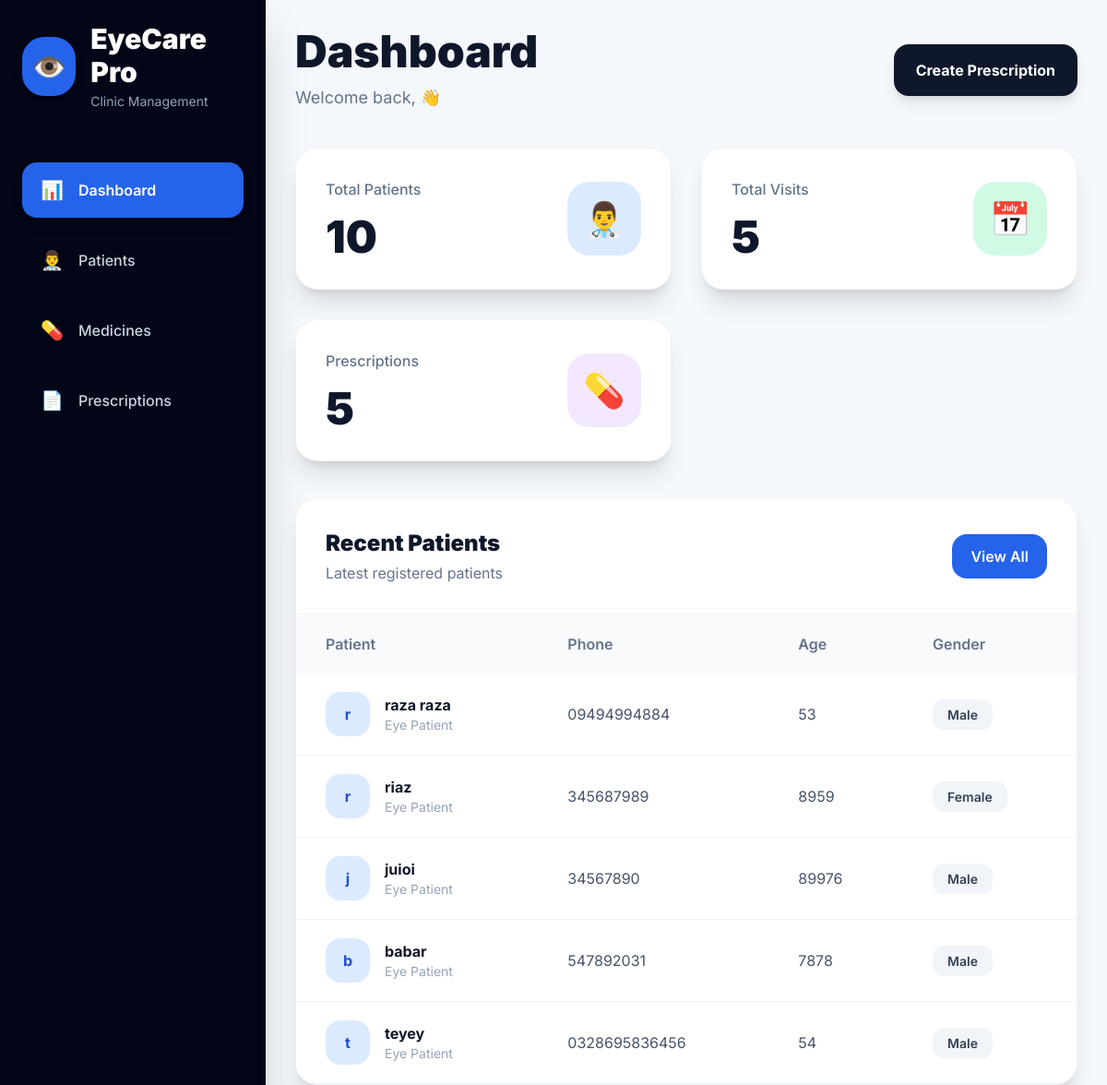
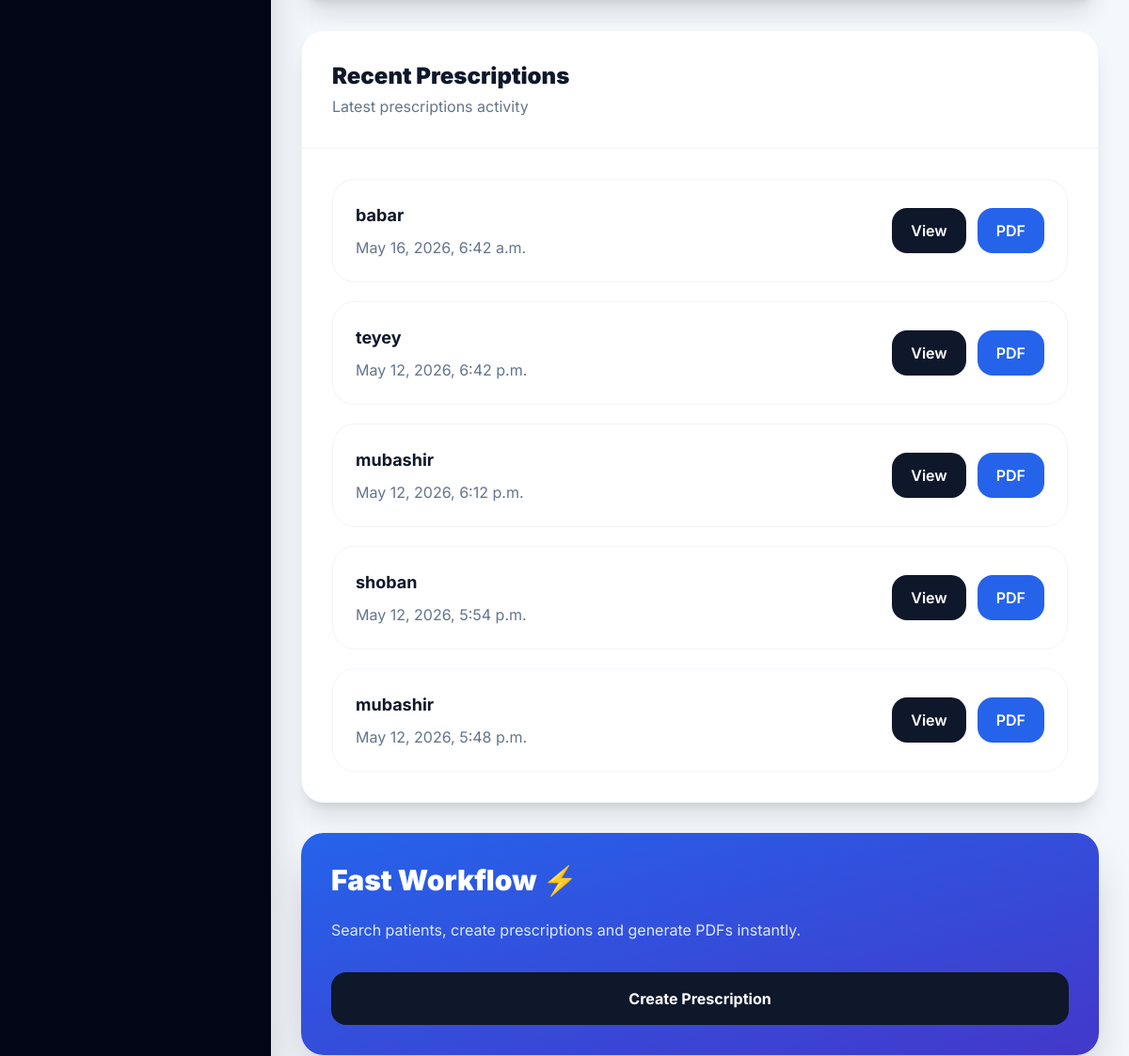
The app's page /user/dashboard/ (upper part), older data (2 pictures, top to bottom).
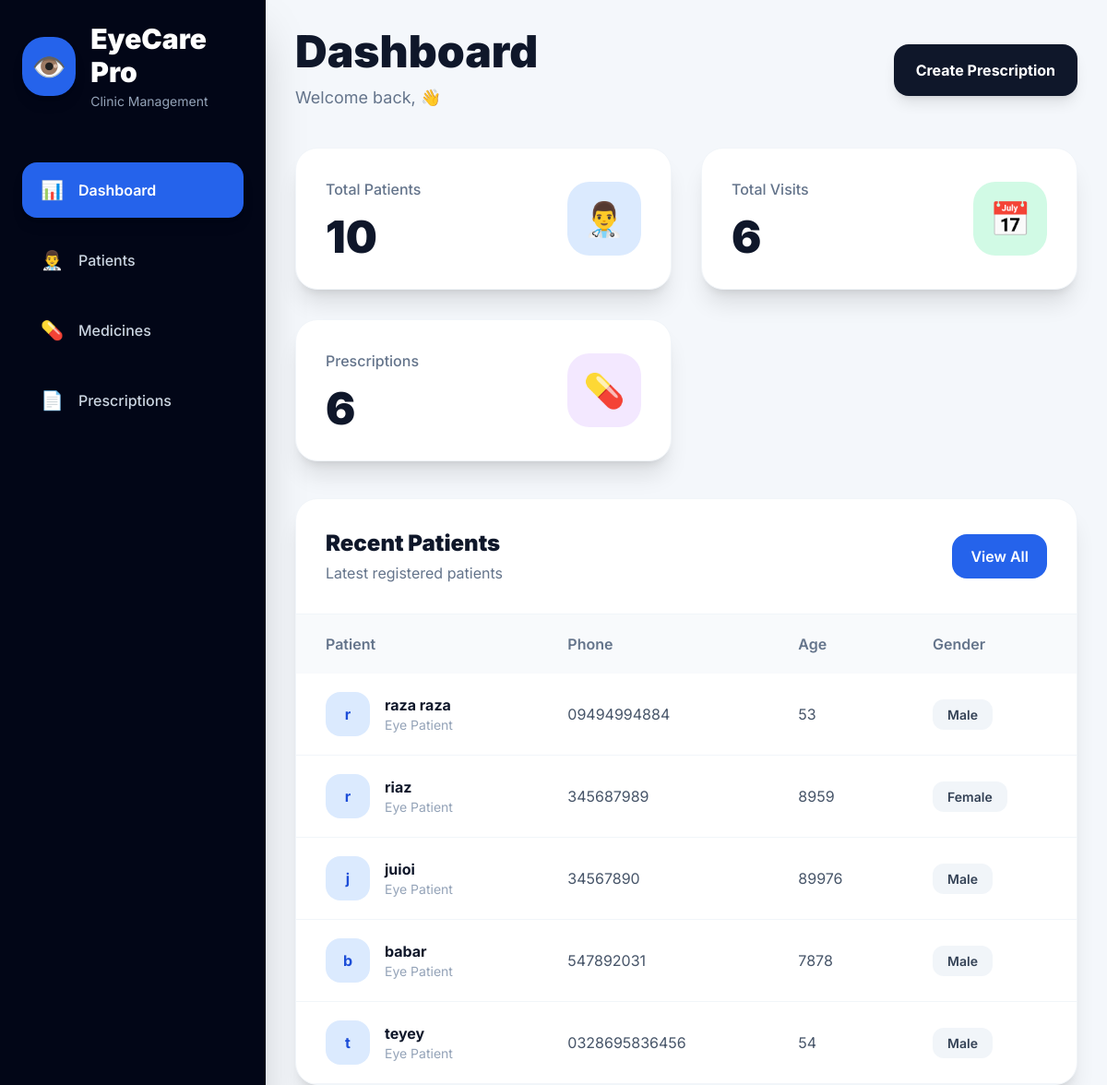
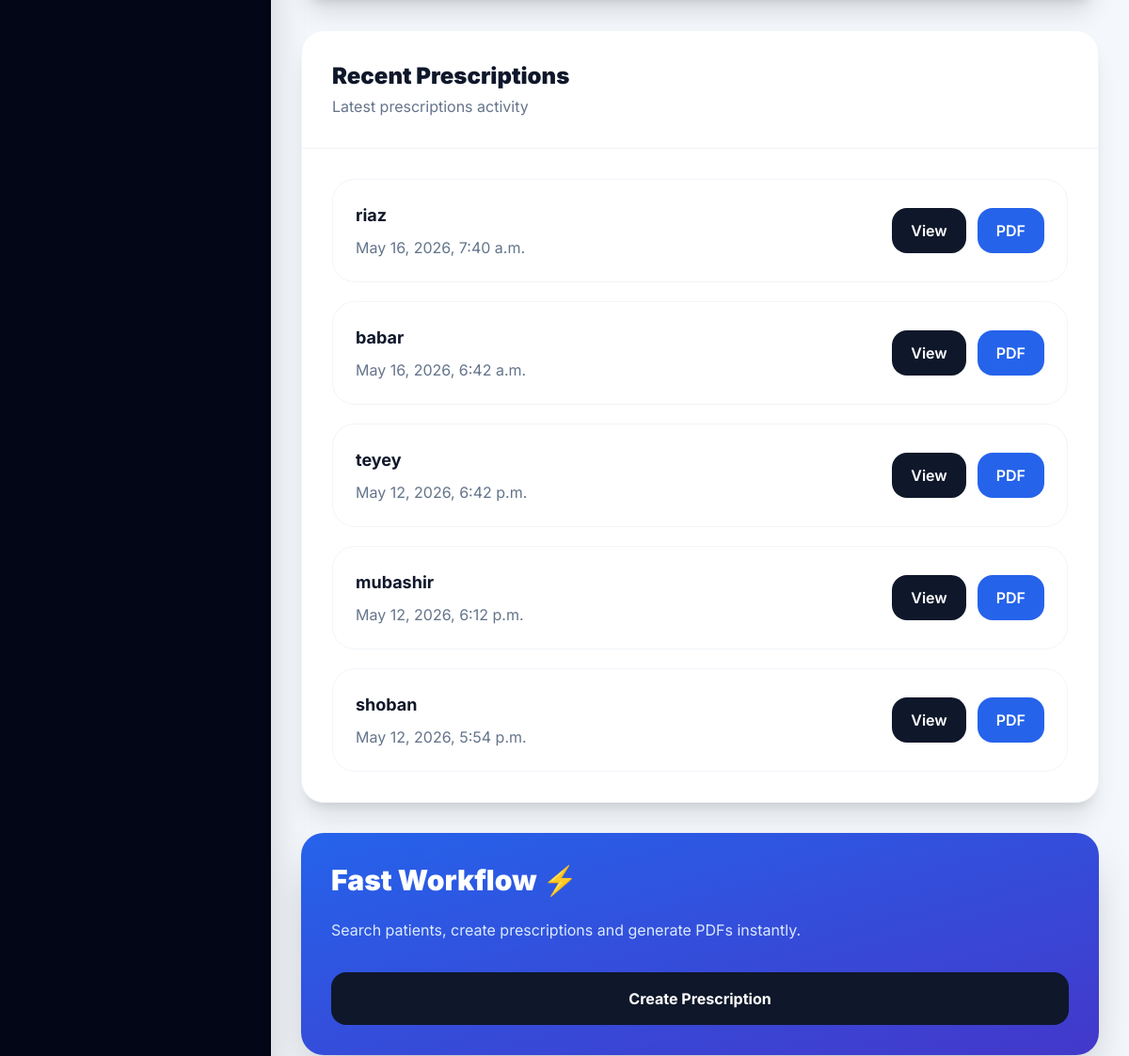
The same page, newer data (2 pictures, top to bottom).
### patients/models.py (models this page shows, shortened)
class Patient(models.Model):
    GENDER_CHOICES = (
        ('Male', 'Male'),
        ('Female', 'Female'),
    )
    name = models.CharField(
        max_length=200
    )
    phone = models.CharField(
        max_length=20,
        unique=True
    )
    age = models.PositiveIntegerField()
    gender = models.CharField(
        max_length=10,
        choices=GENDER_CHOICES
    )
    address = models.TextField(
        blank=True,
        null=True
    )
    eye_notes = models.TextField(
        blank=True,
        null=True
    )
    created_at = models.DateTimeField(
        auto_now_add=True
    )
    updated_at = models.DateTimeField(
        auto_now=True
    )

### prescriptions/models.py (models this page shows, shortened)
class Prescription(models.Model):
    visit = models.OneToOneField(
        Visit,
        on_delete=models.CASCADE,
        related_name='prescription'
    )
    instructions = models.TextField(
        blank=True,
        null=True
    )
    created_at = models.DateTimeField(
        auto_now_add=True
    )

class Visit(models.Model):
    patient = models.ForeignKey(
        Patient,
        on_delete=models.CASCADE,
        related_name='visits'
    )
    doctor = models.ForeignKey(
        User,
        on_delete=models.SET_NULL,
        null=True,
        blank=True
    )
    complaints = models.TextField(
        blank=True,
        null=True
    )
    diagnosis = models.TextField(
        blank=True,
        null=True
    )
    notes = models.TextField(
        blank=True,
        null=True
    )
    visit_date = models.DateTimeField(
        auto_now_add=True
    )

### Userclinic/views.py (the view)
def dashboard(request):
    total_patients = Patient.objects.count()
    total_visits = Visit.objects.count()
    total_prescriptions = Prescription.objects.count()
    recent_patients = Patient.objects.all().order_by('-id')[:5]
    recent_prescriptions = Prescription.objects.select_related(
        'visit',
        'visit__patient'
    ).order_by('-id')[:5]
    context = {
        'total_patients': total_patients,
        'total_visits': total_visits,
        'total_prescriptions': total_prescriptions,
        'recent_patients': recent_patients,
        'recent_prescriptions': recent_prescriptions,
    }
    return render(
        request,
        'dashboard.html',
        context
    )

### Userclinic/context_processors.py (called while the page is built)
def user_role(request):
    role = ''
    try:
        if request.user.is_authenticated:
            role = request.user.profile.role
    except Exception:
        role = ''
    return {
        'user_role': role,
        'is_admin': role == 'ADMIN',
        'is_consultant': role == 'CONSULTANT',
    }

### templates/dashboard.html (shortened to what the changed rows need)
<!DOCTYPE html>
<html lang="en">
<head>
    <script src="https://cdn.tailwindcss.com"></script>
</head>
<body>
    <div class="flex min-h-screen">
        <aside class="w-72 bg-slate-950 text-white flex flex-col justify-between p-6 shadow-2xl">
            <div>
                <div class="mb-14">
                    <div class="flex items-center gap-4">
                        <div>
                            <h1 class="text-3xl font-black">
                                EyeCare Pro
                            </h1>
                        </div>
                    </div>
                </div>
            </div>
        </aside>
        <main class="flex-1 p-8 overflow-y-auto">
            <div class="flex justify-between items-center mb-10">
                <div>
                    <h1 class="text-5xl font-black text-slate-900">
                        Dashboard
                    </h1>
                </div>
            </div>
            <div class="grid grid-cols-1 md:grid-cols-2 xl:grid-cols-3 gap-8 mb-10">
                <div class="bg-white rounded-3xl p-8 shadow-xl border border-slate-100 smooth card-hover">
                    <div class="flex justify-between items-center">
                        <div>
                            <h2 class="text-5xl font-black mt-4 text-slate-900">
                                {{ total_patients }}
                            </h2>
                        </div>
                    </div>
                </div>
                <div class="bg-white rounded-3xl p-8 shadow-xl border border-slate-100 smooth card-hover">
                    <div class="flex justify-between items-center">
                        <div>
                            <p class="text-slate-500 font-medium">
                                Total Visits
                            </p>
                            <h2 class="text-5xl font-black mt-4 text-slate-900">
                                {{ total_visits }}
                            </h2>
                        </div>
                    </div>
                </div>
                <div class="bg-white rounded-3xl p-8 shadow-xl border border-slate-100 smooth card-hover">
                    <div class="flex justify-between items-center">
                        <div>
                            <p class="text-slate-500 font-medium">
                                Prescriptions
                            </p>
                            <h2 class="text-5xl font-black mt-4 text-slate-900">
                                {{ total_prescriptions }}
                            </h2>
                        </div>
                    </div>
                </div>
            </div>
            <div class="grid grid-cols-1 xl:grid-cols-3 gap-8">
                <div class="xl:col-span-2 space-y-8">
                    <div class="bg-white rounded-3xl shadow-xl border border-slate-100 overflow-hidden">
                        <div class="flex justify-between items-center p-8 border-b border-slate-100">
                            <div>
                                <h2 class="text-2xl font-black text-slate-900">
                                    Recent Patients
                                </h2>
                            </div>
                        </div>
                        <div class="overflow-x-auto">
                            <table class="w-full">
                                <thead class="bg-slate-50">
                                    <tr>
                                        <th class="text-left px-8 py-5 text-slate-500 font-semibold">
                                            Patient
                                        </th>
                                        <th class="text-left px-8 py-5 text-slate-500 font-semibold">
                                            Phone
                                        </th>
                                        <th class="text-left px-8 py-5 text-slate-500 font-semibold">
                                            Age
                                        </th>
                                        <th class="text-left px-8 py-5 text-slate-500 font-semibold">
                                            Gender
                                        </th>
                                    </tr>
                                </thead>
                                <tbody>
                                    {% for patient in recent_patients %}
                                    <tr class="border-b border-slate-100 hover:bg-slate-50 smooth">
                                        <td class="px-8 py-5">
                                            <div class="flex items-center gap-4">
                                                <div class="w-12 h-12 rounded-2xl bg-blue-100 flex items-center justify-center font-bold text-blue-700">
                                                    {{ patient.name|slice:':1' }}
                                                </div>
                                                <div>
                                                    <h4 class="font-bold text-slate-900">
                                                        {{ patient.name }}
                                                    </h4>
                                                    <p class="text-slate-400 text-sm">
                                                        Eye Patient
                                                    </p>
                                                </div>
                                            </div>
                                        </td>
                                        <td class="px-8 py-5 text-slate-600">
                                            {{ patient.phone }}
                                        </td>
                                        <td class="px-8 py-5 text-slate-600">
                                            {{ patient.age }}
                                        </td>
                                        <td class="px-8 py-5">
                                            <span class="bg-slate-100 text-slate-700 px-4 py-2 rounded-xl text-sm font-semibold">
                                                {{ patient.gender }}
                                            </span>
                                        </td>
                                    </tr>
                                    {% endfor %}
                                </tbody>
                            </table>
                        </div>
                    </div>
                    <div class="bg-white rounded-3xl shadow-xl border border-slate-100 overflow-hidden">
                        <div class="p-8 border-b border-slate-100">
                            <h2 class="text-2xl font-black text-slate-900">
                                Recent Prescriptions
                            </h2>
                        </div>
                        <div class="p-8 space-y-5">
                            {% for prescription in recent_prescriptions %}
                            <div class="border border-slate-100 hover:border-blue-200 hover:shadow-lg smooth rounded-3xl p-6 flex justify-between items-center">
                                <div>
                                    <h3 class="text-lg font-bold text-slate-900">
                                        {{ prescription.visit.patient.name }}
                                    </h3>
                                    <p class="text-slate-500 mt-2">
                                        {{ prescription.created_at }}
                                    </p>
                                </div>
                                <div class="flex gap-3">
                                    <a href="{% url 'prescription_detail' prescription.id %}"
                                       class="bg-slate-900 hover:bg-black smooth text-white px-5 py-3 rounded-2xl font-semibold">
                                        View
                                    </a>
                                    <a href="{% url 'prescription_pdf' prescription.id %}"
                                       class="bg-blue-600 hover:bg-blue-700 smooth text-white px-5 py-3 rounded-2xl font-semibold">
                                        PDF
                                    </a>
                                </div>
                            </div>
                            {% endfor %}
                        </div>
                    </div>
                </div>
                <div class="space-y-8">
                    <div class="bg-gradient-to-br from-blue-600 to-indigo-700 rounded-3xl p-8 text-white shadow-2xl">
                        <h2 class="text-3xl font-black leading-tight">
                            Fast Workflow ⚡
                        </h2>
                    </div>
                </div>
            </div>
        </main>
    </div>
</body>
</html>

Row changes from the older to the newer data that the page shows:
no longer on this page (row unchanged): Prescription: visit.patient.name "mubashir", created_at "May 12, 2026, 5:48 p.m."
added Prescription: visit.patient.name "riaz", created_at "May 16, 2026, 7:40 a.m."
Text that changed along with them:
{{ total_visits }}: "5" → "6"
{{ total_prescriptions }}: "5" → "6"
